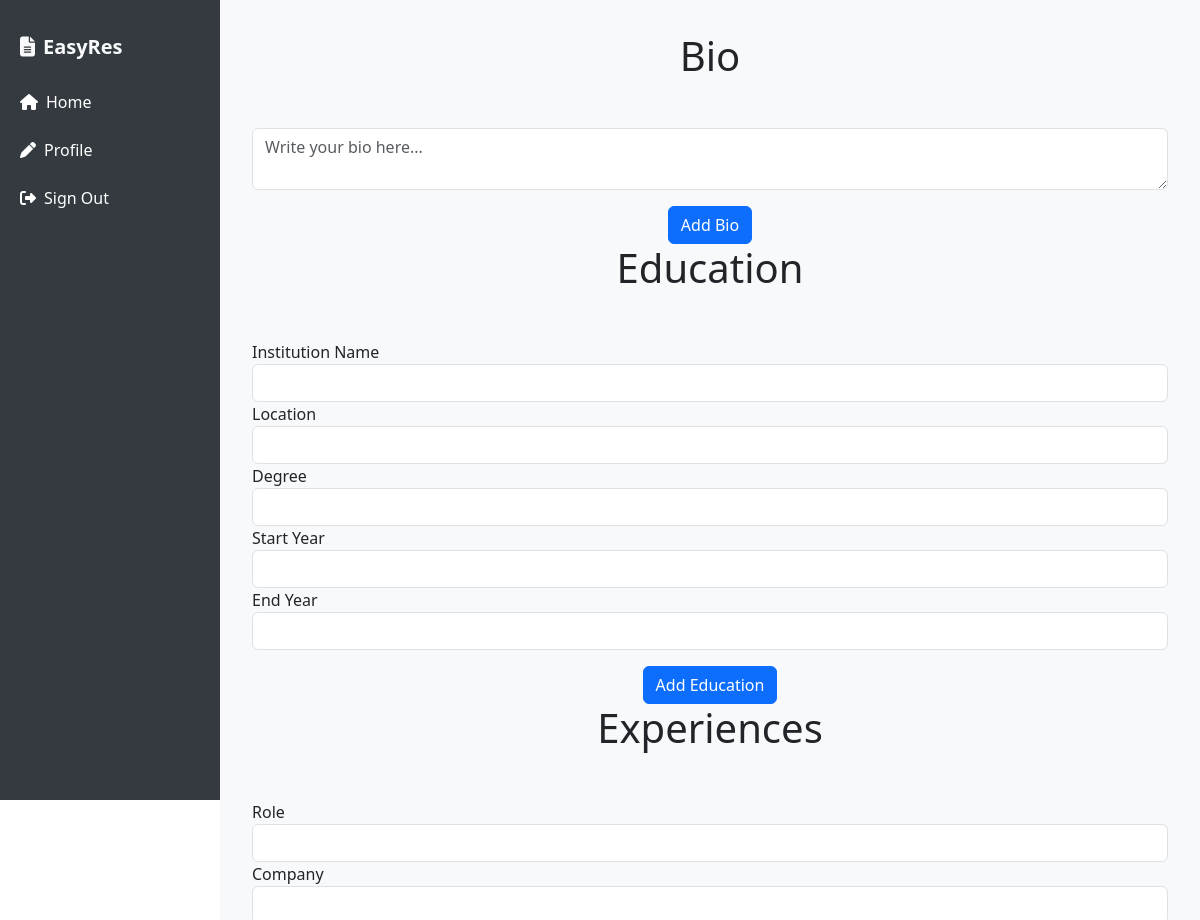
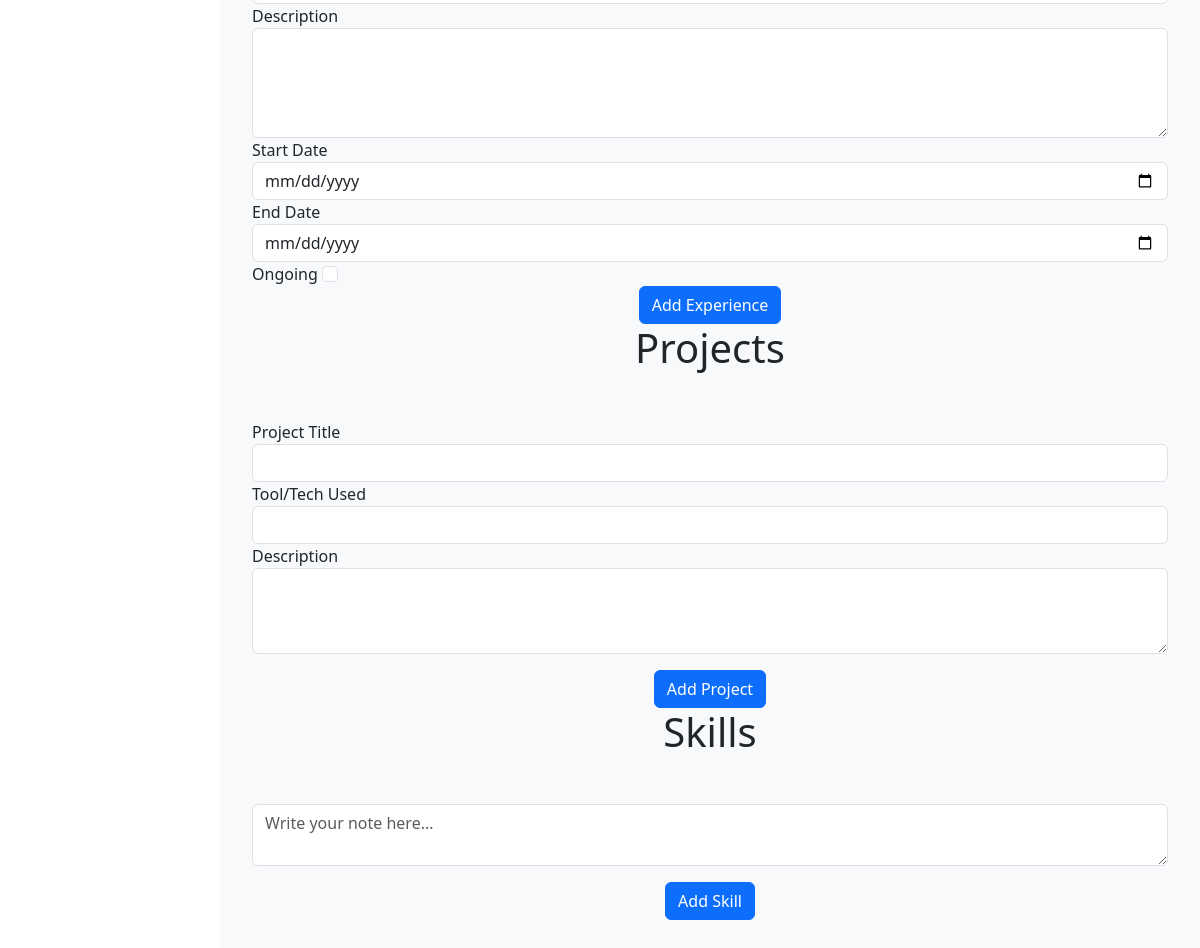
Page /profile (signed in) on the earlier database version (2 pictures, top to bottom).
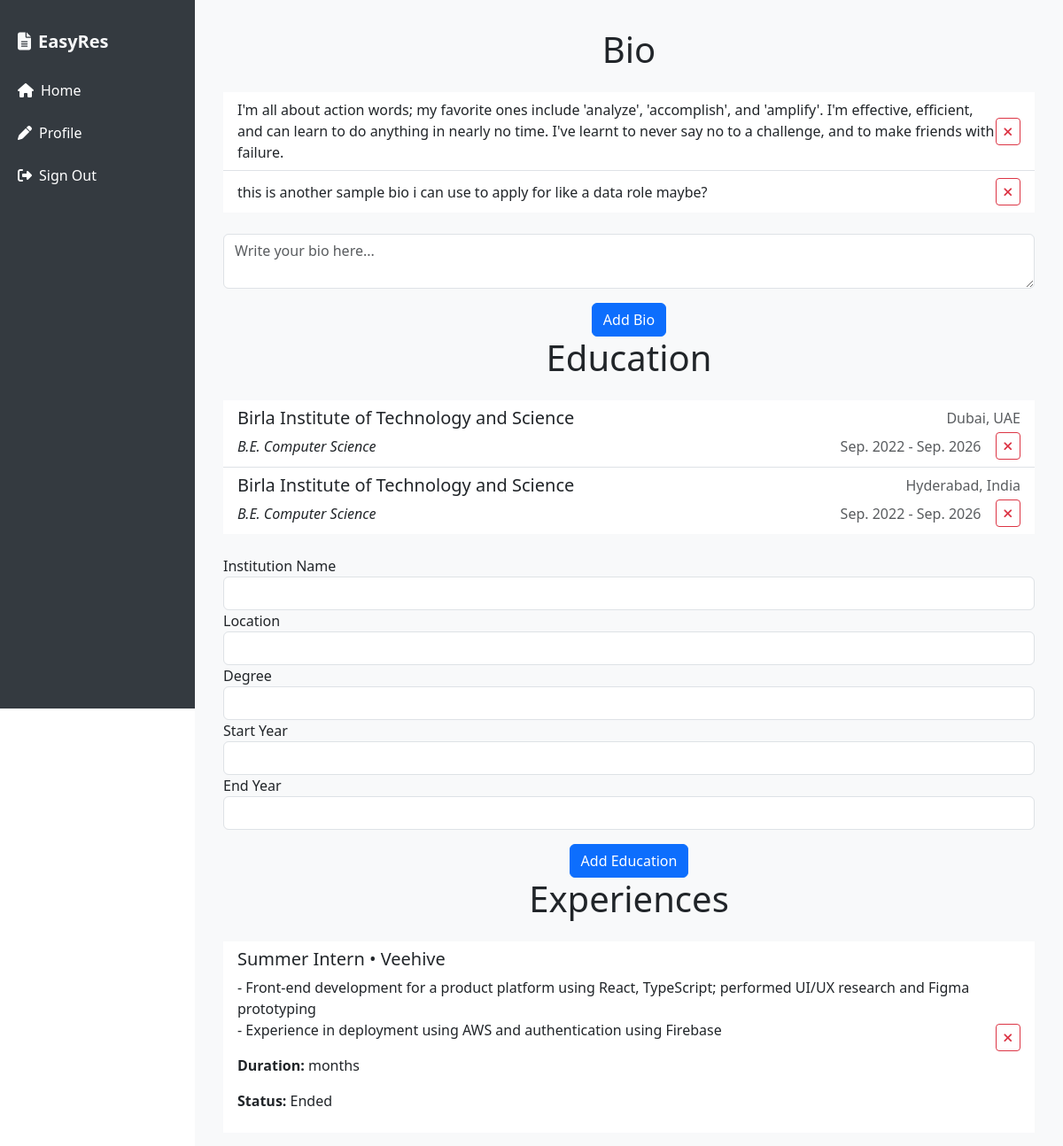
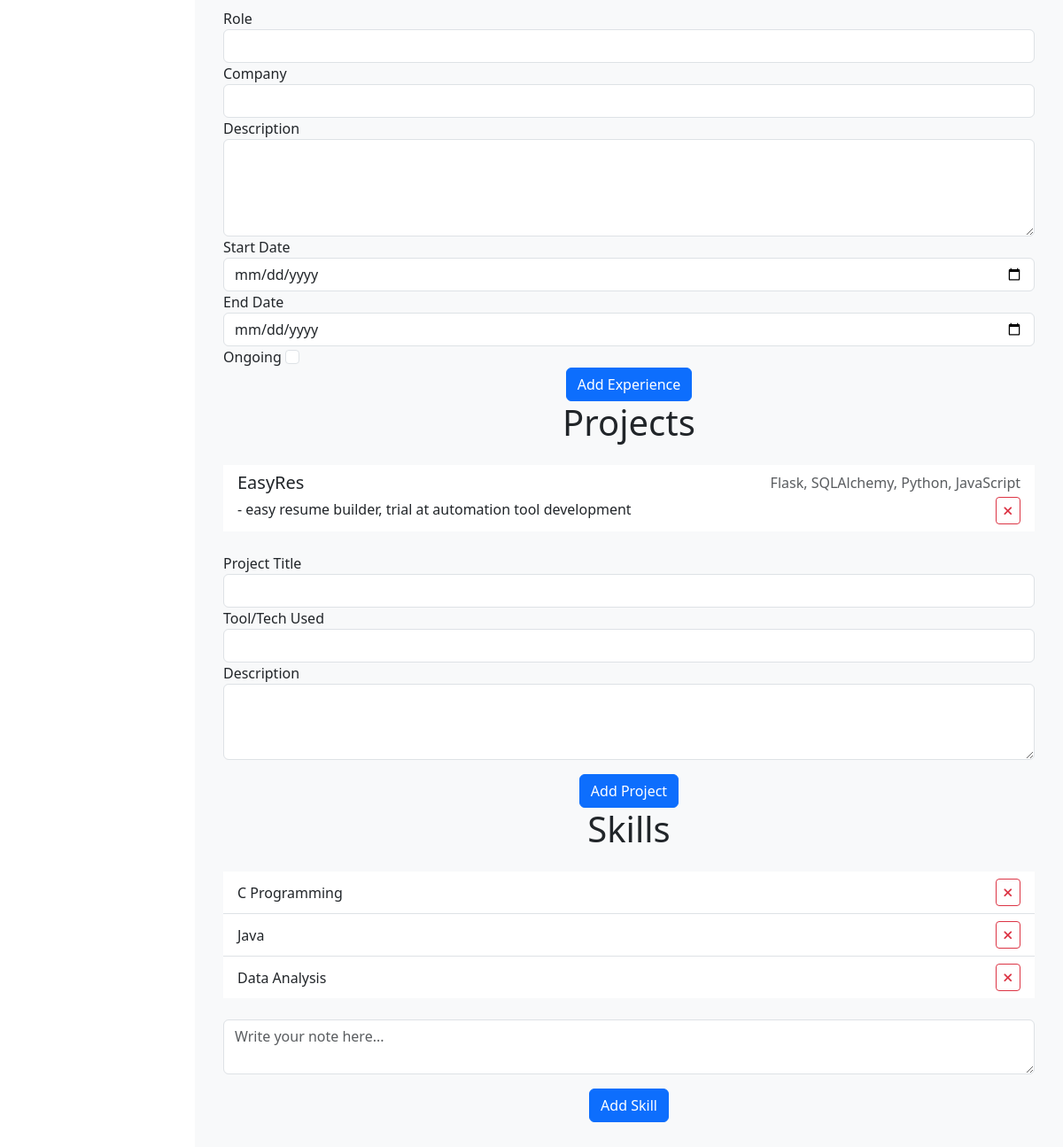
Same page on the later database version (2 pictures, top to bottom).
### website/models.py (models this page shows)
class Bios(db.Model):
    id = db.Column(db.Integer, primary_key=True)
    bio = db.Column(db.String(160))
    user_id = db.Column(db.Integer, db.ForeignKey('user.id'))

class Educations(db.Model):
    id = db.Column(db.Integer, primary_key=True)
    uni = db.Column(db.String(100))
    location = db.Column(db.String(50))
    degree = db.Column(db.String(100))
    start_year = db.Column(db.String(10))
    end_year = db.Column(db.String(10))
    user_id = db.Column(db.Integer, db.ForeignKey('user.id'))

class Experiences(db.Model):
    id = db.Column(db.Integer, primary_key=True)
    role = db.Column(db.String(25))
    comp = db.Column(db.String(25))
    desc = db.Column(db.String(500))
    start_date = db.Column(db.String(10), nullable=False)
    end_date = db.Column(db.String(10), nullable=True)
    ongoing = db.Column(db.Boolean, default=False)
    user_id = db.Column(db.Integer, db.ForeignKey('user.id'))

class Projects(db.Model):
    id = db.Column(db.Integer, primary_key=True)
    proj = db.Column(db.String(50))
    tool = db.Column(db.String(50))
    desc = db.Column(db.String(250))
    user_id = db.Column(db.Integer, db.ForeignKey('user.id'))

class Skills(db.Model):
    id = db.Column(db.Integer, primary_key=True)
    data = db.Column(db.String(20))
    user_id = db.Column(db.Integer, db.ForeignKey('user.id'))

### website/views.py (the view, shortened to what this page needs)
@views.route('/profile', methods=['GET','POST'])
@login_required
def profile():
    return render_template("profile.html", user=current_user)

### website/__init__.py (called while the page is built)
def create_app():
    app = Flask(__name__)
    app.config['SECRET_KEY'] = "development key, need to figure out for production"
    app.config['SQLALCHEMY_DATABASE_URI'] = f'sqlite:///{DB_NAME}'
    db.init_app(app)
    from .views import views
    from .auth import auth
    app.register_blueprint(views, url_prefix='/')
    app.register_blueprint(auth, url_prefix='/')
    from .models import User, Skills
    create_database(app)
    login_manager = LoginManager()
    login_manager.login_view = 'auth.sign_in'
    login_manager.init_app(app)
    @login_manager.user_loader
    def load_user(id):
        return User.query.get(int(id))
    return app

### website/templates/profile.html (shortened to what the changed rows need)
{% extends "base.html" %} {% block content %}
<h1 class="text-center mb-4">Bio</h1>
<ul class="list-group list-group-flush" id="bio">
  {% for bio in user.bios %}
  <li class="list-group-item d-flex justify-content-between align-items-center">
    <span style="white-space: pre-wrap">{{ bio.bio }}</span>
    <button
      type="button"
      class="btn btn-sm btn-outline-danger"
      onClick="deleteBio('{{ bio.id }}')"
      aria-label="Delete"
    >
      <i class="fa fa-times"></i>
    </button>
  </li>
  {% endfor %}
</ul>
<h1 class="text-center mb-4">Education</h1>
<ul class="list-group list-group-flush" id="education">
  {% for education in user.educations %}
  <li class="list-group-item">
    <div class="d-flex justify-content-between">
      <h5 class="mb-1">{{ education.uni }}</h5>
      <span class="text-muted">{{ education.location }}</span>
    </div>
    <div class="d-flex justify-content-between align-items-center">
      <em>{{ education.degree }}</em>
      <div class="d-flex align-items-center">
        <span class="text-muted me-3"
          >{{ education.start_year }} - {{ education.end_year }}</span
        >
        <button
          type="button"
          class="btn btn-sm btn-outline-danger"
          onClick="deleteEducation('{{ education.id }}')"
          aria-label="Delete"
        >
          <i class="fa fa-times"></i>
        </button>
      </div>
    </div>
  </li>
  {% endfor %}
</ul>
<h1 class="text-center mb-4">Experiences</h1>
<ul class="list-group list-group-flush" id="experience">
  {% for experience in user.experiences %}
  <li class="list-group-item d-flex justify-content-between align-items-center">
    <div>
      <h5>{{ experience.role }} • {{ experience.comp }}</h5>
      <p style="white-space: pre-wrap">{{ experience.desc }}</p>
      <p><strong>Duration:</strong> {{ experience.duration }} months</p>
      <p>
        <strong>Status:</strong> {% if experience.ongoing %}Ongoing{% else
        %}Ended{% endif %}
      </p>
    </div>
    <button
      type="button"
      class="btn btn-sm btn-outline-danger"
      onClick="deleteExperience('{{ experience.id }}')"
      aria-label="Delete"
    >
      <i class="fa fa-times"></i>
    </button>
  </li>
  {% endfor %}
</ul>
<h1 class="text-center mb-4">Projects</h1>
<ul class="list-group list-group-flush" id="project">
  {% for project in user.projects %}
  <li class="list-group-item">
    <div class="d-flex justify-content-between">
      <h5 class="mb-1">{{ project.proj }}</h5>
      <span class="text-muted">{{ project.tool }}</span>
    </div>
    <div class="d-flex justify-content-between align-items-center">
      <p class="mb-1" style="white-space: pre-wrap">{{ project.desc }}</p>
      <button
        type="button"
        class="btn btn-sm btn-outline-danger"
        onClick="deleteProject('{{ project.id }}')"
        aria-label="Delete"
      >
        <i class="fa fa-times"></i>
      </button>
    </div>
  </li>
  {% endfor %}
</ul>
<h1 class="text-center mb-4">Skills</h1>
<ul class="list-group list-group-flush" id="skill">
  {% for skill in user.skills %}
  <li class="list-group-item d-flex justify-content-between align-items-center">
    <span style="white-space: pre-wrap">{{ skill.data }}</span>
    <button
      type="button"
      class="btn btn-sm btn-outline-danger"
      onClick="deleteSkill('{{ skill.id }}')"
      aria-label="Delete"
    >
      <i class="fa fa-times"></i>
    </button>
  </li>
  {% endfor %}
</ul>
{% endblock %}

Differences in the rows shown:
added Bios: bio "I'm all about action words; my favorite ones include 'analyze', 'accomplish', and 'amplify'. I'm effective, efficient, and can learn to do anything in nearly no time. I've learnt to never say no to a challenge, and to make friends with failure."
added Bios: bio "this is another sample bio i can use to apply for like a data role maybe?"
added Educations: uni "Birla Institute of Technology and Science", location "Dubai, UAE", degree "B.E. Computer Science", start_year "Sep. 2022", end_year "Sep. 2026"
added Educations: uni "Birla Institute of Technology and Science", location "Hyderabad, India", degree "B.E. Computer Science", start_year "Sep. 2022", end_year "Sep. 2026"
added Experiences: role "Summer Intern", comp "Veehive", desc "- Front-end development for a product platform using React, TypeScript; performed UI/UX research and Figma prototyping - Experience in deployment using AWS and authentication using Firebase", ongoing "Ended"
added Projects: proj "EasyRes", tool "Flask, SQLAlchemy, Python, JavaScript", desc "- easy resume builder, trial at automation tool development"
added Skills: data "C Programming"
added Skills: data "Java"
added Skills: data "Data Analysis"
